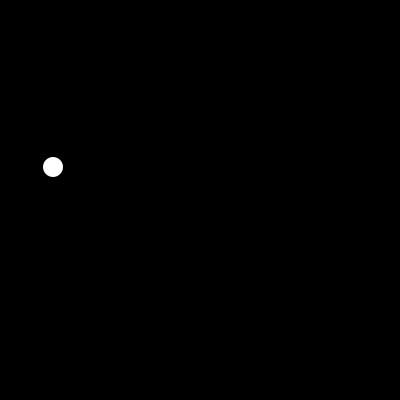
Frame 1 (no input)
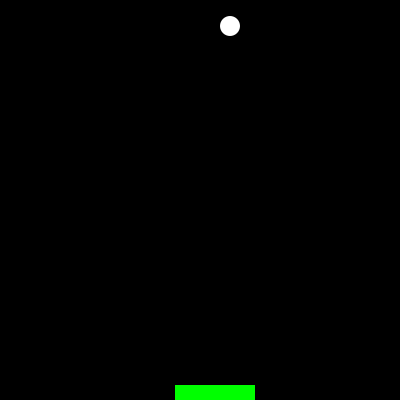
Frame 60 (the mouse pressed at the canvas centre just before this capture)
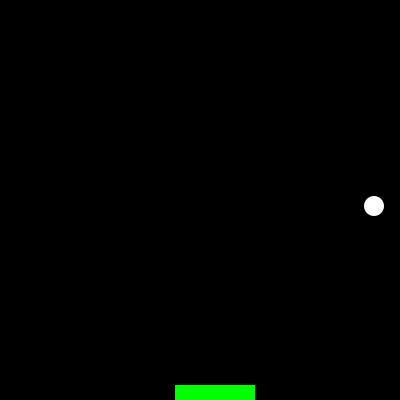
Frame 120 (the mouse held since frame 60 and released just before this capture)

The Processing sketch that drew these frames (run headless with seeded random() and noise(); from frame 60 on, the mouse is pressed at the canvas centre):

// Processing sketch: processing_82573
// ── processing_82573.pde

ball pong=new ball();
paddle player=new paddle();
void setup()
{
  background(0);
  size(400, 400);
}
void draw()
{
  pong.move();
  pong.bounce();
  pong.show();
  player.show();
  player.player();
}
class paddle
{
  int r, z, b, c, d, x, y ;
  paddle()
  {
    z=175;
  }
  void show()
  {
    fill(b, c, d);
    rect(z, r, x, y);
  }
  void player()
  {
    x=80;
    y=20;
    c=255;

    r=385;
  }
}
class ball
{
  int a, x, y, l, m, n, lm,z;
  boolean right, up, ismoving;
  ball()
  {
    ismoving=true;
    lm=20;
    l=255;
    m=255;
    n=255;
    a=1;
    x=50;
    y=170;
    z=3;
    right=true;
    up=true;
  }
  void move()
  {
    if (ismoving==true)
    {
      if (get( x, y+10) == color(0, 255, 0))
      {
        up=true;
      }
      //      if (get( x-10, y) == color(255, 0, 0))
      //      {
      //        right=true;
      //      }
      if (up==true & a==1)
      {
        y=y-z;
      }
      if (up==false & a==1)
      {
        y=y+z;
      }
      if (right==true & a==1)
      {
        x=x+z;
      }
      if (right==false & a==1)
      {
        x=x-z;
      }
    }
  }
  void bounce()
  {
    if (ismoving==true)
    {
      if (x<10)
      {
        right=true;
      }
      if (x>390)
      {
        right=false;
      }
      if (y<10)
      {
        up=false;
      }
      if (y>390)
      {
        up=true;
      }
    }
  }
  void show()
  {
    if (ismoving==true)
    {
      noStroke();
      background(0);
      fill(l, m, n);
      ellipse(x, y, lm, lm);
    }
  }
}
void keyPressed()
{
  if (keyCode ==RIGHT)
  {
    player.z=player.z+10;
  }
  if (keyCode ==LEFT)
  {
    player.z=player.z-10;
  }
}
